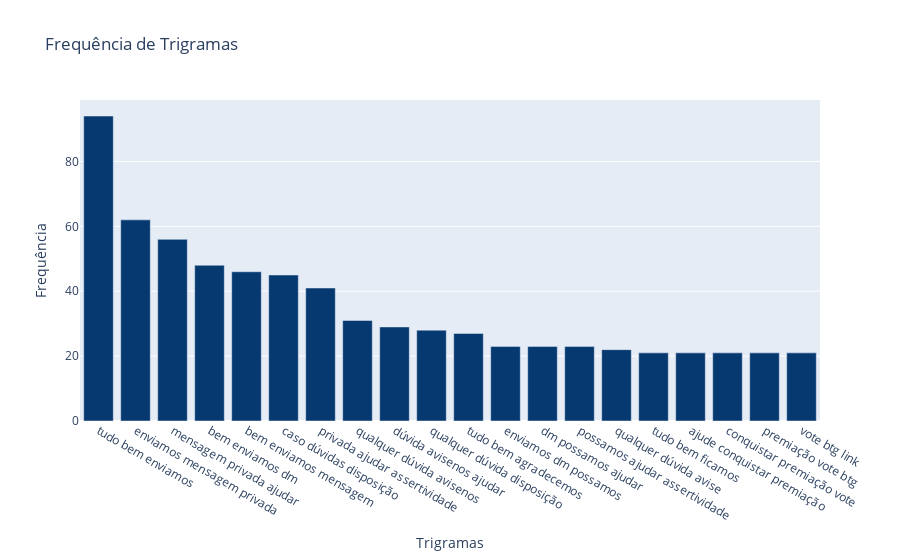

The code cell stored with this chart in its notebook:
### Code cell
n = 20
top_n = freq_tri.most_common(n)
frequencias = [freq for trigram, freq in top_n]
trigramas = [' '.join(trigram) for trigram, freq in top_n]

fig = go.Figure(go.Bar(x=trigramas, y=frequencias, marker={'color': 'rgb(6,57,112)'}))

fig.update_layout(title='Frequência de Trigramas', xaxis_title='Trigramas', yaxis_title='Frequência')
fig.show()

### Figure 1 — Plotly figure (JSON) as saved in the notebook; plotly's stock layout.template omitted (floating-point values rounded to 4 significant figures)
{"data": [{"marker": {"color": "rgb(6,57,112)"}, "type": "bar", "x": ["tudo bem enviamos", "enviamos mensagem privada", "mensagem privada ajudar", "bem enviamos dm", "bem enviamos mensagem", "caso dúvidas disposição", "privada ajudar assertividade", "qualquer dúvida avisenos", "dúvida avisenos ajudar", "qualquer dúvida disposição", "tudo bem agradecemos", "enviamos dm possamos", "dm possamos ajudar", "possamos ajudar assertividade", "qualquer dúvida avise", "tudo bem ficamos", "ajude conquistar premiação", "conquistar premiação vote", "premiação vote btg", "vote btg link"], "y": [94, 62, 56, 48, 46, 45, 41, 31, 29, 28, 27, 23, 23, 23, 22, 21, 21, 21, 21, 21]}], "layout": {"title": {"text": "Frequência de Trigramas"}, "xaxis": {"title": {"text": "Trigramas"}}, "yaxis": {"title": {"text": "Frequência"}}}}
